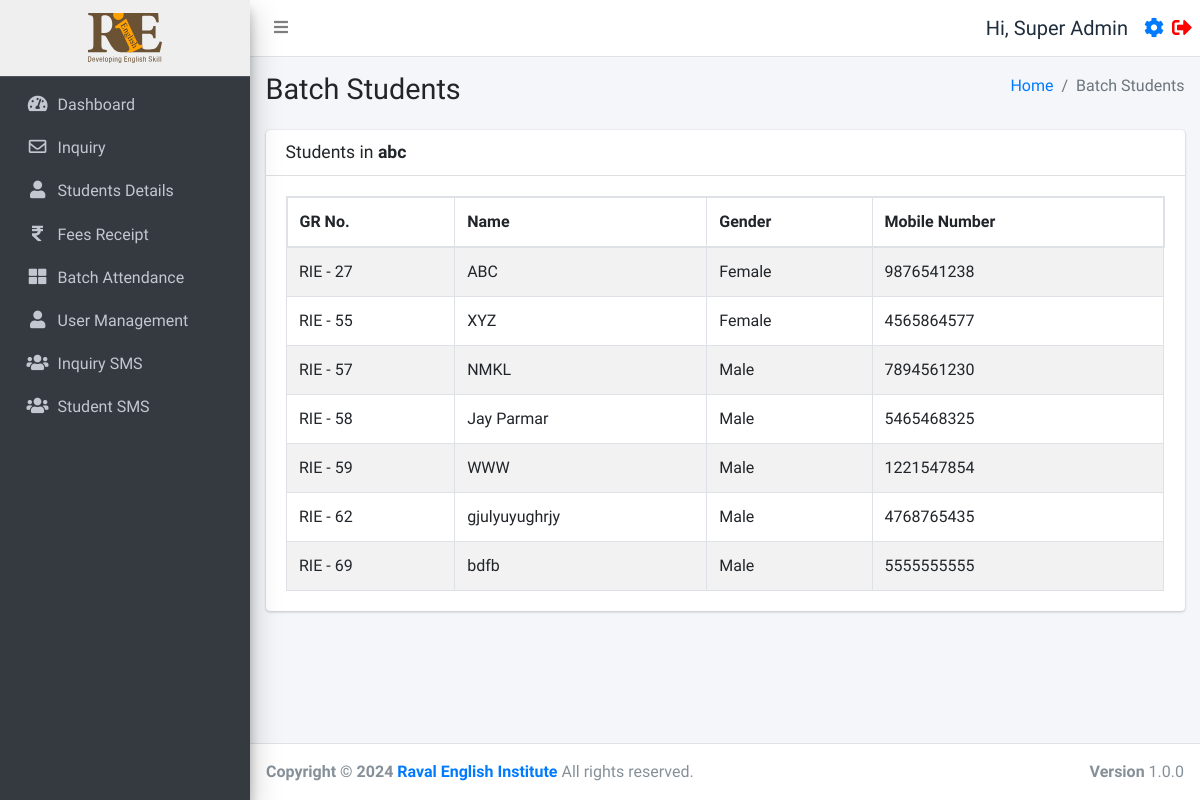
The app's page /batch_students.php?id=5 (signed in), older data.
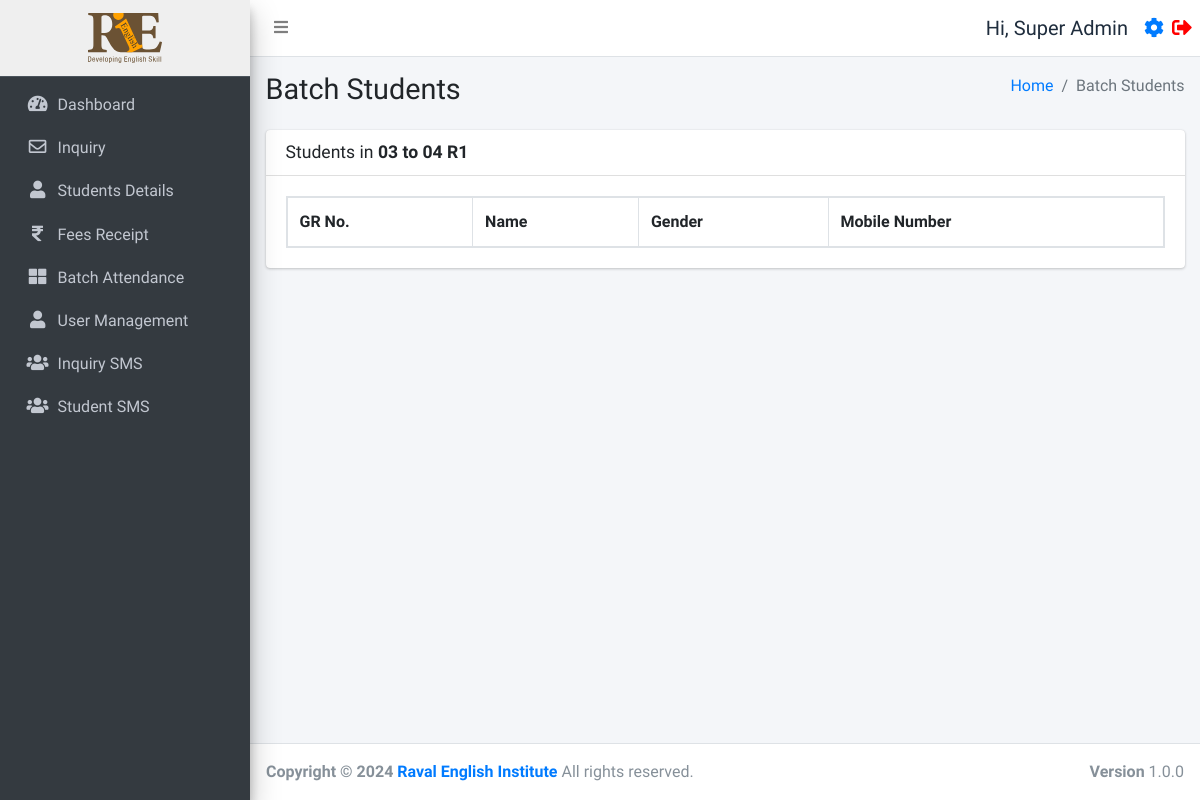
The same page, newer data.
### tables this page shows
CREATE TABLE `batch_table` (
  `id` int(11) NOT NULL,
  `name` varchar(255) NOT NULL,
  `timestamp` timestamp NOT NULL DEFAULT current_timestamp() ON UPDATE current_timestamp(),
  `FacultyName` varchar(255) NOT NULL
);

CREATE TABLE `studentinfo` (
  `id` int(11) NOT NULL,
  `name` varchar(255) DEFAULT NULL,
  `batch` int(11) DEFAULT NULL,
  `batch_name` varchar(255) DEFAULT NULL,
  `father_name` varchar(255) DEFAULT NULL,
  `mother_name` varchar(255) DEFAULT NULL,
  `dob` date DEFAULT NULL,
  `gender` varchar(50) DEFAULT NULL,
  `mobile_number` varchar(15) DEFAULT NULL,
  `fee_status` int(10) DEFAULT 0,
  `profession` varchar(100) DEFAULT NULL,
  `address` varchar(255) DEFAULT NULL,
  `admission_time` date DEFAULT NULL,
  `due_date` date DEFAULT NULL,
  `created_at` datetime NOT NULL DEFAULT current_timestamp(),
  `pending_fees` int(10) DEFAULT 0,
  `discount` int(10) NOT NULL,
  `total_fees` int(11) NOT NULL,
  `paid_fees` int(11) NOT NULL,
  `father_number` varchar(50) NOT NULL,
  `home_number` varchar(50) NOT NULL,
  `reference` varchar(200) DEFAULT NULL,
  `father_profession` varchar(200) DEFAULT NULL,
  `workplace_address` varchar(255) DEFAULT NULL,
  `aadharcard_number` varchar(20) DEFAULT NULL,
  `joining_purpose` varchar(255) DEFAULT NULL,
  `extratime_daily` varchar(255) DEFAULT NULL,
  `gmail_id` varchar(255) DEFAULT NULL
);

### function.php (called while the page is built, shortened)
<?php
require_once('db.php');
function selectFromTable($tableName, $columns, $whereConditions) {
    global $db;
    try {
        $sql = "SELECT " . implode(', ', $columns) . " FROM $tableName";
        if (!empty($whereConditions)) {
            $sql .= " WHERE " . implode(' AND ', array_map(function ($col) {
                return "$col = :$col";
            }, array_keys($whereConditions)));
        }
        $stmt = $db->prepare($sql);
        foreach ($whereConditions as $col => $value) {
            $stmt->bindValue(":$col", $value);
        }
        $stmt->execute();
        return $stmt->fetchAll(PDO::FETCH_ASSOC);
    } catch (PDOException $e) {
        return false;
    }
}
?>

### batch_students.php (the view, shortened to what this page needs)
<!DOCTYPE html>
<html lang="en">
<head>
</head>
<body>
    <div class="wrapper">
        <?php include ('./header.php'); ?>
        <?php require_once 'function.php'; ?>
        <div class="content-wrapper">
            <div class="content-header">
                <div class="container-fluid">
                    <div class="row mb-2">
                        <div class="col-sm-6">
                            <h1>Batch Students</h1>
                        </div>
                        <div class="col-sm-6">
                            <ol class="breadcrumb float-sm-right">
                                <li class="breadcrumb-item"><a href="./dashboard.php">Home</a></li>
                                <li class="breadcrumb-item active">Batch Students</li>
                            </ol>
                        </div>
                    </div>
                </div>
            </div>
            <section class="content">
                <div class="container-fluid">
                    <div class="row">
                        <div class="col-12">
                            <div class="card">
                                <div class="card-header">
                                    <?php
                                    $batchId = isset($_GET['id']) ? intval($_GET['id']) : 0;
                                    $batchName = selectFromTable('batch_table', ['name'], ['id' => $batchId])[0]['name'] ?? 'Unknown Batch';
                                    ?>
                                    <h3 class="card-title">Students in
                                        <b><?php echo htmlspecialchars($batchName); ?></b>
                                    </h3>
                                </div>
                                <div class="card-body">
                                    <table id="example1" class="table table-bordered table-striped">
                                        <thead>
                                            <tr>
                                                <th>GR No.</th>
                                                <th>Name</th>
                                                <th>Gender</th>
                                                <th>Mobile Number</th>
                                            </tr>
                                        </thead>
                                        <tbody>
                                            <?php
                                            $batchId = isset($_GET['id']) ? intval($_GET['id']) : 0;
                                            $students = selectFromTable('studentinfo', ['id', 'name', 'gender', 'mobile_number'], ['batch' => $batchId]);
                                            foreach ($students as $student) {
                                                echo "<tr>";
                                                echo "<td>RIE - " . htmlspecialchars($student['id']) . "</td>";
                                                echo "<td>" . htmlspecialchars($student['name']) . "</td>";
                                                echo "<td>" . htmlspecialchars($student['gender']) . "</td>";
                                                echo "<td>" . htmlspecialchars($student['mobile_number']) . "</td>";
                                                echo "</tr>";
                                            }
                                            ?>
                                        </tbody>
                                    </table>
                                </div>
                            </div>
                        </div>
                    </div>
                </div>
            </section>
        </div>
        <?php include ('./footer.php'); ?>

Row changes from the older to the newer data that the page shows:
no longer on this page (row edited): studentinfo: id "27", name "ABC", gender "Female", mobile_number "9876541238"
no longer on this page (row edited): studentinfo: id "55", name "XYZ", gender "Female", mobile_number "4565864577"
no longer on this page (row edited): studentinfo: id "57", name "NMKL", gender "Male", mobile_number "7894561230"
no longer on this page (row edited): studentinfo: id "58", name "Jay Parmar", gender "Male", mobile_number "5465468325"
no longer on this page (row edited): studentinfo: id "59", name "WWW", gender "Male", mobile_number "1221547854"
no longer on this page (row edited): studentinfo: id "62", name "gjulyuyughrjy", gender "Male", mobile_number "4768765435"
no longer on this page (row edited): studentinfo: id "69", name "bdfb", gender "Male", mobile_number "5555555555"
changed batch_table: name "abc" → "03 to 04 R1"
